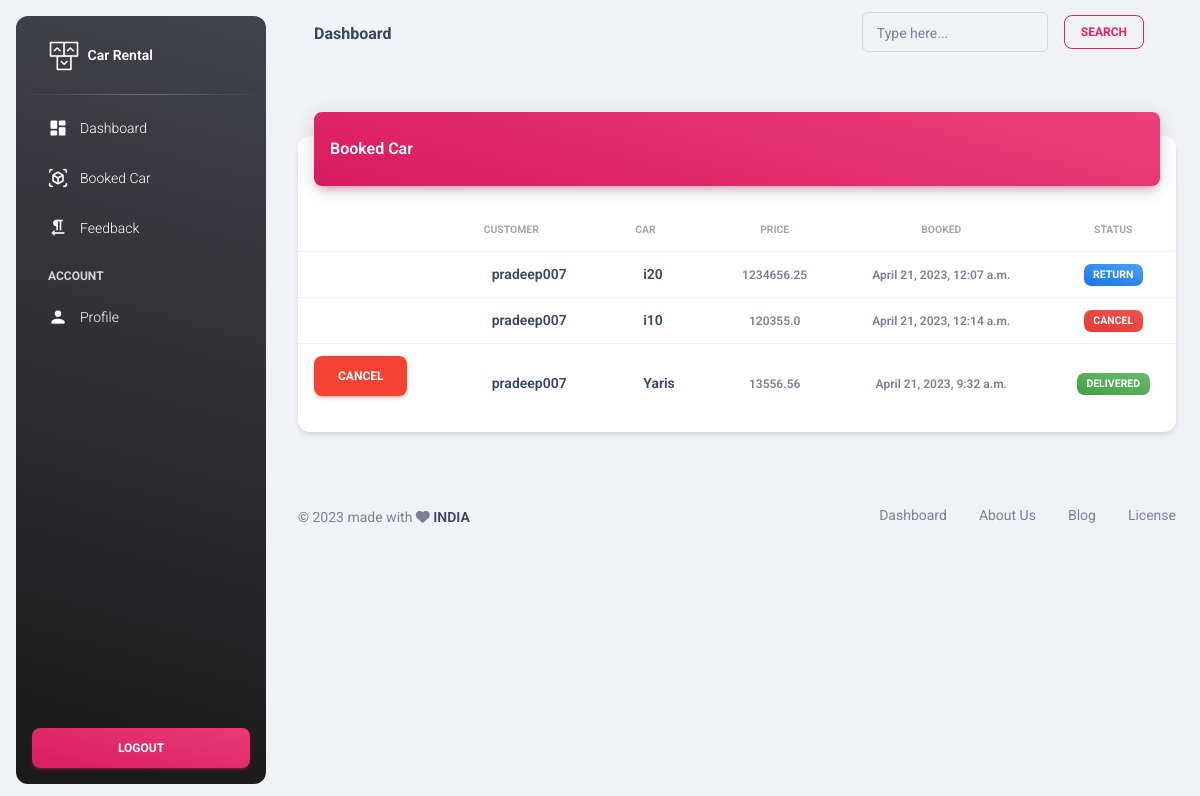
The app's page /bookedcarlist/ (signed in) with its own data.
### customer/models.py (models this page shows, shortened)
class ReservationModel(models.Model):
    CHOICE = (
        ("PENDING", "PENDING"),
        ("DELIVERED", "DELIVERED"),
        ("CANCEL", "CANCEL"),
        ("RETURN","RETURN"),
    )
    r_user = models.ForeignKey(User, on_delete=models.CASCADE)
    r_car = models.ForeignKey(Car, on_delete=models.CASCADE)
    price = models.FloatField(null=True)
    booked = models.DateTimeField(default=datetime.datetime.today)
    status = models.CharField(choices=CHOICE, null=True, max_length=100, default="PENDING")
    return_at = models.DateTimeField(auto_now=True)
    class Meta:
        db_table = 'rev_car'

### user/models.py (models this page shows)
class User(AbstractUser):
    is_owner = models.BooleanField(default=False)
    is_customer = models.BooleanField(default=False)
    prof_image = models.ImageField(upload_to="profile_images/", default='default-pic.jpg', null=True, blank=True)
    age = models.IntegerField(null=True)
    licence = models.CharField(max_length=100, null=True)
    lice_image = models.ImageField(upload_to="licence_image/", default='default-pic.jpg', null=True, blank=True)
    mobile = models.IntegerField(null=True)
    location = models.CharField(max_length=100, null=True)
    decs = models.TextField(max_length=300, null=True)
    class Meta:
        db_table = 'user'

### cars/models.py (models this page shows, shortened)
class Car(models.Model):
    user = models.ForeignKey(User, on_delete=models.CASCADE, null=True, blank=True)
    car_model = models.CharField(max_length=10)
    carcompany = models.ForeignKey(CarCompany, null=True, on_delete=models.CASCADE)
    year = models.IntegerField()
    color = models.ForeignKey(CarColor, null=True, on_delete=models.CASCADE)
    car_image = models.ImageField(upload_to="cars_images/", null=True, blank=True)
    cartype = models.ForeignKey(CarType, null=True, on_delete=models.CASCADE)
    rentalrate = models.FloatField()
    availability = models.BooleanField(default=True)
    desc = models.TextField(max_length=500,null=True)
    created_at = models.DateTimeField(auto_now_add=True)
    updated_at = models.DateTimeField(auto_now=True)
    class Meta:
        db_table = 'cars'
    def __str__(self):
        return self.car_model

### customer/views.py (the view)
# urls.py: path('bookedcarlist/', CustomerBookedCarListView.as_view(), name="bookedcarlist"),
class CustomerBookedCarListView(LoginRequiredMixin, TemplateView):
    template_name = 'customer/bookedcar.html'
    extra_context = {
        'resev':ReservationModel.objects.all()
    }
    def get_context_data(self, *, object_list=None, **kwargs):
        context = super().get_context_data(**kwargs)
        context['resev'] = context['resev'].filter(r_user=self.request.user)
        return context

### templates/customer/bookedcar.html (shortened to what this page needs)
{% extends 'customer/base.html' %}
{% load static %}
{% block content %}
<div class="container-fluid py-4">
<div class="row">
        <div class="col-12">
          <div class="card my-4">
            <div class="card-header p-0 position-relative mt-n4 mx-3 z-index-2">
              <div class="bg-gradient-primary shadow-primary border-radius-lg pt-4 pb-3">
                <h6 class="text-white text-capitalize ps-3">Booked Car</h6>
              </div>
            </div>
            <div class="card-body px-0 pb-2">
              <div class="table-responsive p-0">
                <table class="table align-items-center mb-0">
                  <thead>
                    <tr>
                      <tr>
                <th class="text-uppercase text-secondary text-xxs font-weight-bolder opacity-7"></th>
                <th class="text-uppercase text-secondary text-xxs  font-weight-bolder opacity-7 ps-2">Customer</th>
                <th class="text-uppercase text-secondary text-xxs  font-weight-bolder opacity-7 ps-2">Car</th>
                <th class="text-center text-uppercase text-secondary text-xxs font-weight-bolder opacity-7">Price</th>
                <th class="text-center text-uppercase text-secondary text-xxs font-weight-bolder opacity-7">Booked</th>
                <th class="text-center text-uppercase text-secondary text-xxs font-weight-bolder opacity-7">Status</th>
              </tr>
                    </tr>
                  </thead>
                  <tbody>
                    {% for i in resev %}
              <tr>
                <td>
                  <div class="d-flex px-2 py-1">
                    <div class="d-flex flex-column justify-content-center">
                      {% if i.status == "DELIVERED" or status == "PENDING" %}
                      <a class="btn btn-danger" type="button" href="{% url 'cancelcar' i.id %}">
                        Cancel
                      </a>
                      {% endif %}
                    </div>
                  </div>
                </td>
                <td>
                  <div class="d-flex px-2 py-1">
                    <div class="d-flex flex-column justify-content-center">
                      <h6 class="mb-0 text-sm">{{i.r_user}}</h6>
                    </div>
                  </div>
                </td>
                 <td>
                  <div class="d-flex px-2 py-1">
                    <div class="d-flex flex-column justify-content-center">
                      <h6 class="mb-0 text-sm">{{i.r_car}}</h6>
                    </div>
                  </div>
                </td>
                <td class="align-middle text-center text-sm">
                  <span class="text-xs font-weight-bold"> {{i.price}} </span>
                </td>
                <td class="align-middle text-center text-sm">
                  <span class="text-xs font-weight-bold"> {{i.booked}} </span>
                </td>
                {% if i.status == "PENDING" %}
                <td class="align-middle text-center text-sm">
                  <span class="badge badge-sm bg-gradient-secondary"> {{i.status}} </span>
                </td>
                {% elif i.status == "DELIVERED" %}
                <td class="align-middle text-center text-sm">
                  <span class="badge badge-sm bg-gradient-success"> {{i.status}} </span>
                </td>
                {% elif i.status == "CANCEL" %}
                <td class="align-middle text-center text-sm">
                  <span class="badge badge-sm bg-gradient-danger"> {{i.status}} </span>
                </td>
                {% else%}
                <td class="align-middle text-center text-sm">
                  <span class="badge badge-sm bg-gradient-info"> {{i.status}} </span>
                </td>
                {% endif %}
              </tr>
              {% endfor %}
                  </tbody>
                </table>
              </div>
            </div>
          </div>
        </div>
      </div>
</div>
{% endblock %}

### records on screen
ReservationModel: r_user "pradeep007", r_car "i20", price "1234656.25", booked "April 21, 2023, 12:07 a.m.", status "RETURN"
ReservationModel: r_user "pradeep007", r_car "i10", price "120355.0", booked "April 21, 2023, 12:14 a.m.", status "CANCEL"
ReservationModel: shows "CANCEL", r_user "pradeep007", r_car "Yaris", price "13556.56", booked "April 21, 2023, 9:32 a.m.", status "DELIVERED"
